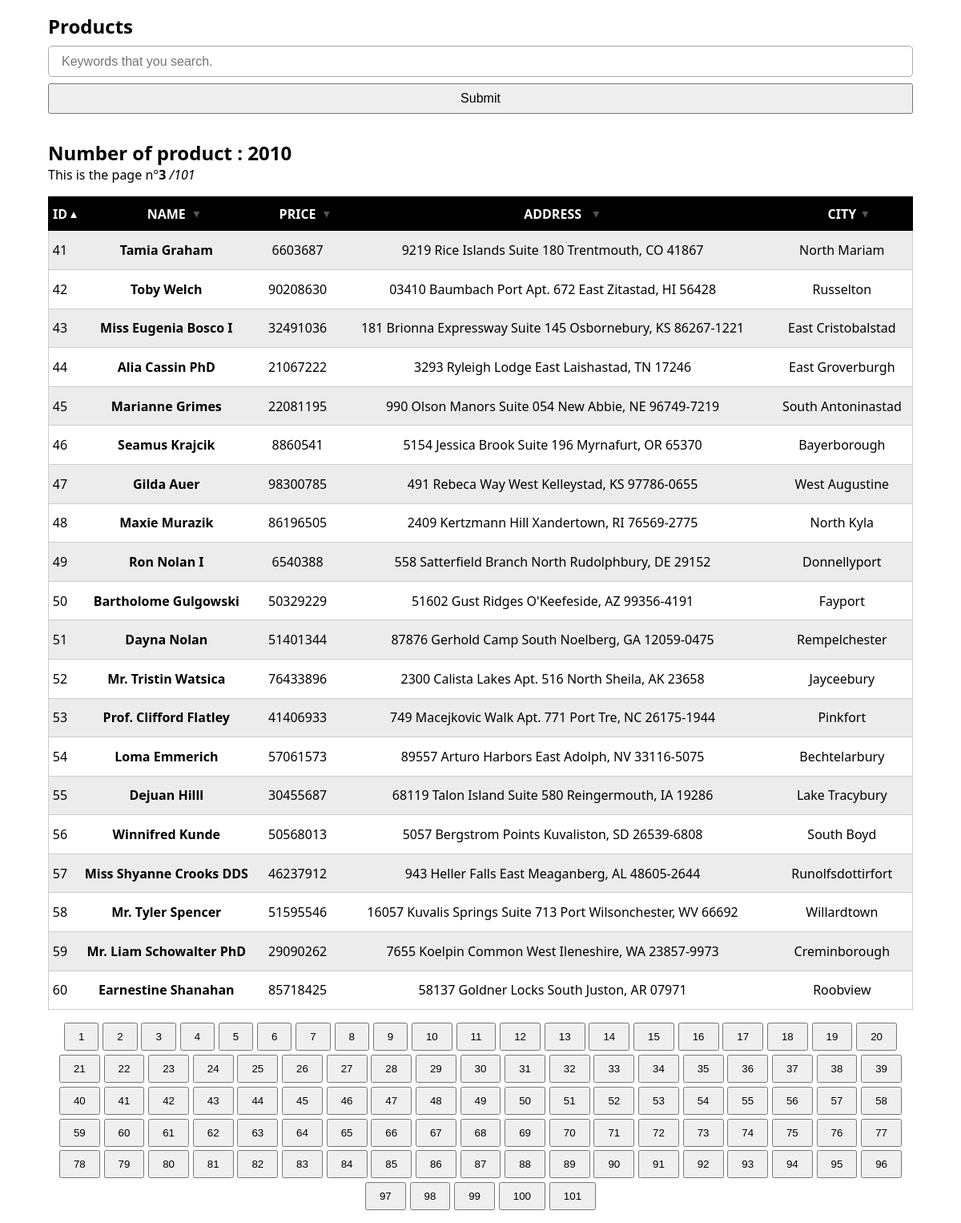
The app's page /src/views/productsViews/productsViewsPage.php?page=3&sort=id&dir=asc with its own data.
### tables this page shows
CREATE TABLE "products" (
	"id"	INTEGER,
	"name"	TEXT,
	"price"	INTEGER,
	"address"	TEXT,
	"city"	TEXT,
	PRIMARY KEY("id" AUTOINCREMENT)
);

### src/database/queries/AllProducts.php (called while the page is built, shortened)
<?php
class AllProducts
{
    public static function products (?int $limit, ?int $offset = 0, ?string $productsSearch = null , string $sort = 'id', string $direction = 'ASC') : ?array
    {
        try {
            $PDO = Database::connect();
            $direction = strtoupper(htmlentities($direction));
            $sort = htmlentities($sort);
            $query_str = "SELECT * FROM products ORDER BY {$sort} {$direction}";
            if (!is_null($limit)) {
                $query_str = $query_str . " LIMIT {$limit} OFFSET {$offset}";
            }
            $query = $PDO->query($query_str);
            $products = $query->fetchAll(PDO::FETCH_ASSOC);
        } catch (Exception) {}
        return $products ?? null;
    }
}

### src/views/productsViews/productsViewsPage.php (the view, shortened to what this page needs)
<?php
try {
    $keywords = null;
    $pageNumber = 1;
    $limit = AllProducts::LIMIT_OF_PRODUCT_REGISTER;
    $sort = 'id';
    $direction = 'asc';
    if (isset($_GET['page'])) {
        if (is_int(intval(htmlentities($_GET['page'])))) {
            $pageNumber = intval(htmlentities($_GET['page']));
        }
    }
    if (isset($_GET['sort'])) {
        $sort = htmlentities($_GET['sort']);
    }
    if (isset($_GET['dir'])) {
        $direction = htmlentities($_GET['dir']);
    }
    $products = AllProducts::products(null, null, $keywords);
    $productsNumber = ( is_array($products) ) ? count( $products ) : 0 ;
    $offset = ( (($pageNumber - 1) * 20) < $productsNumber ) ? (($pageNumber - 1) * 20) : 0 ;
    $products = AllProducts::products($limit, $offset, $keywords, $sort, $direction);
} catch (Exception $e) {
}
if (isset($products)) {
    if (is_array($products) && count($products)) {
        echo "<main>";
        echo '<div class="container">';
        echo '<article>';
        echo '<h1>Products</h1>';
        echo '<form method="get">';
        echo '<input class="form-controls" type="text" name="keywords" id="keywords" placeholder="Keywords that you search." value="' . ($keywords ?? '') . '">';
        echo '<button class="btn form-controls" type="submit">Submit</button>';
        echo '</form>';
        echo '<section class="py-1">';
        echo "<h2>Number of product : {$productsNumber}</h2>";
        echo "<p>This is the page n°<strong>" . ($_GET['page'] ?? 1) . "</strong><em> /" . (($productsNumber / 20 > floor($productsNumber / 20)) ? ceil($productsNumber / 20) : $productsNumber / 20) . "</em></p>";
        echo '</section>';
        echo '<table>';
        echo '<thead>';
        echo '<th scope="col">';
        echo  ProductsViewsGenerator::filterLink($direction, 'id', $sort, $keywords);
        echo '</th>';
        echo '<th scope="col">';
        echo  ProductsViewsGenerator::filterLink($direction, 'name', $sort, $keywords);
        echo '</th>';
        echo '<th scope="col">';
        echo  ProductsViewsGenerator::filterLink($direction, 'price', $sort, $keywords);
        echo '</th>';
        echo '<th scope="col">';
        echo ProductsViewsGenerator::filterLink($direction, 'address', $sort, $keywords);
        echo '</th>';
        echo '<th scope="col">';
        echo ProductsViewsGenerator::filterLink($direction, 'city', $sort, $keywords);
        echo '</th>';
        echo '</thead>';
        echo '<tbody>';
        foreach ($products as $product) {
            echo '<tr>';
            echo "<td>{$product['id']}</td>";
            echo "<td>{$product['name']}</td>";
            echo "<td>{$product['price']}</td>";
            echo "<td>{$product['address']}</td>";
            echo "<td>{$product['city']}</td>";
            echo '</tr>';
        }
        echo '</tbody>';
        echo '</table>';
        echo '<section id="pagination-section">';
        for ($i = 1 ; $i <= $productsNumber/20 ; $i++) {
            echo "<a class=\"anchor-none-style\" href=\"?page={$i}". ( (isset($keywords)) ? ("&keywords={$keywords}") : null) . ((isset($sort)) ? ("&sort={$sort}") : null) . ((isset($direction)) ? ("&dir={$direction}") : null) ."\"><button class=\"btn btn-primary\">{$i}</button></a>";
        }
        if (floor($productsNumber/20) < $productsNumber/20) {
            echo "<a class=\"anchor-none-style\" href=\"?page=" . ceil($productsNumber/20) . ( (isset($keywords)) ? ("&keywords={$keywords}") : null) . ((isset($sort)) ? ("&sort={$sort}") : null) . ((isset($direction)) ? ("&dir={$direction}") : null) . "\"><button class=\"btn btn-primary\">" . ceil($productsNumber/20) . "</button></a>";
        }
        echo '</section>';
        echo '</article>';
        echo '</div>';
        echo '</main>';
    }
}
require_once dirname(__DIR__) . DIRECTORY_SEPARATOR . 'templates' . DIRECTORY_SEPARATOR . 'basicTemplate.php';

### src/public/css/globals-styles.css (style rules this page uses)
html { scroll-behavior: smooth; }
:root { font-family: system-ui, -apple-system, BlinkMacSystemFont, 'Segoe UI', Roboto, Oxygen, Ubuntu, Cantarell, 'Open Sans', 'Helvetica Neue', sans-serif; font-size: 16px; }
body { font-size: 1rem; }
* { margin: 0; padding: 0; }
h1 { padding-top: 1rem; padding-bottom: .5rem; }
form input { padding: .6rem 1rem; font-size: 1rem; border-radius: 5px; border: 1px #aaa solid; margin-bottom: .5rem; }
[type="submit"] { margin-bottom: 1rem; font-size: 1rem; }
form .form-controls { display: block; width: 100%; }
table { border-collapse: collapse; width: 100%; text-align: center; }
thead { background-color: #000000; color: #fff; }
thead tr th { padding-top: .6rem; padding-bottom: .6rem; text-transform: uppercase; }
table tbody tr:nth-child(odd) { background-color: #ececec; }
table tbody tr td:nth-child(2) { font-weight: 700; }
tr { border: solid 1px #CCC; }
td { padding: .8rem .2rem; }
.container { width: 90%; margin-left: auto; margin-right: auto; }
#pagination-section { padding: 1rem 0; display: flex; flex-wrap: wrap; gap: .3rem; justify-content: center; align-items: center; }
.btn { padding: .5rem 1rem; }
.py-1 { padding-top: 1rem; padding-bottom: 1rem; }

### records on screen
products: id "41", name "Tamia Graham", price "6603687", address "9219 Rice Islands Suite 180 Trentmouth, CO 41867", city "North Mariam"
products: id "42", name "Toby Welch", price "90208630", address "03410 Baumbach Port Apt. 672 East Zitastad, HI 56428", city "Russelton"
products: id "43", name "Miss Eugenia Bosco I", price "32491036", address "181 Brionna Expressway Suite 145 Osbornebury, KS 86267-1221", city "East Cristobalstad"
products: id "44", name "Alia Cassin PhD", price "21067222", address "3293 Ryleigh Lodge East Laishastad, TN 17246", city "East Groverburgh"
products: id "45", name "Marianne Grimes", price "22081195", address "990 Olson Manors Suite 054 New Abbie, NE 96749-7219", city "South Antoninastad"
products: id "46", name "Seamus Krajcik", price "8860541", address "5154 Jessica Brook Suite 196 Myrnafurt, OR 65370", city "Bayerborough"
products: id "47", name "Gilda Auer", price "98300785", address "491 Rebeca Way West Kelleystad, KS 97786-0655", city "West Augustine"
products: id "48", name "Maxie Murazik", price "86196505", address "2409 Kertzmann Hill Xandertown, RI 76569-2775", city "North Kyla"
products: id "49", name "Ron Nolan I", price "6540388", address "558 Satterfield Branch North Rudolphbury, DE 29152", city "Donnellyport"
products: id "50", name "Bartholome Gulgowski", price "50329229", address "51602 Gust Ridges O'Keefeside, AZ 99356-4191", city "Fayport"
products: id "51", name "Dayna Nolan", price "51401344", address "87876 Gerhold Camp South Noelberg, GA 12059-0475", city "Rempelchester"
products: id "52", name "Mr. Tristin Watsica", price "76433896", address "2300 Calista Lakes Apt. 516 North Sheila, AK 23658", city "Jayceebury"
products: id "53", name "Prof. Clifford Flatley", price "41406933", address "749 Macejkovic Walk Apt. 771 Port Tre, NC 26175-1944", city "Pinkfort"
products: id "54", name "Loma Emmerich", price "57061573", address "89557 Arturo Harbors East Adolph, NV 33116-5075", city "Bechtelarbury"
products: id "55", name "Dejuan Hilll", price "30455687", address "68119 Talon Island Suite 580 Reingermouth, IA 19286", city "Lake Tracybury"
products: id "56", name "Winnifred Kunde", price "50568013", address "5057 Bergstrom Points Kuvaliston, SD 26539-6808", city "South Boyd"
products: id "57", name "Miss Shyanne Crooks DDS", price "46237912", address "943 Heller Falls East Meaganberg, AL 48605-2644", city "Runolfsdottirfort"
products: id "58", name "Mr. Tyler Spencer", price "51595546", address "16057 Kuvalis Springs Suite 713 Port Wilsonchester, WV 66692", city "Willardtown"
products: id "59", name "Mr. Liam Schowalter PhD", price "29090262", address "7655 Koelpin Common West Ileneshire, WA 23857-9973", city "Creminborough"
products: id "60", name "Earnestine Shanahan", price "85718425", address "58137 Goldner Locks South Juston, AR 07971", city "Roobview"

### other values on screen
$productsNumber "2010"
$_GET['page'] "3"
ceil($productsNumber / 20) "101"
$linkName "ID NAME PRICE ADDRESS CITY"
ceil($productsNumber/20) "101"
